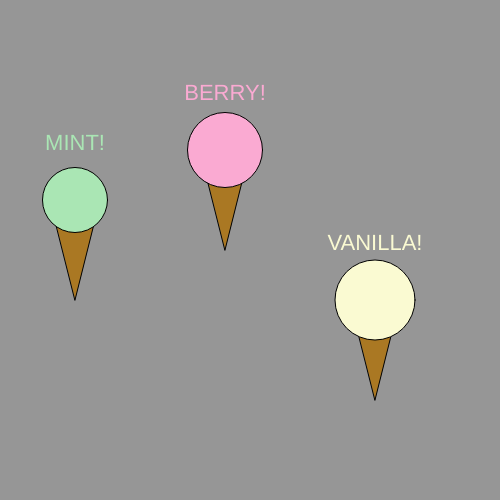
Frame 1 (no input)
Frame 60 (no input): identical to frame 1, image omitted
Frame 120 (the mouse pressed at the canvas centre since frame 60): identical to frame 1, image omitted

The p5.js sketch that drew this single still picture (run headless with seeded random() and noise() and a simulated clock; from frame 60 on, the mouse is pressed at the canvas centre):

// p5.js sketch
// ── sketch.js
/*
<><><><><><><><><><><><><><><><><><><><><><><><><><><><><><><>
User-Defined Functions PT.II -- Reusability
 Creating user-defined function for drawing ice cream cones...
 Building off prior example with another function.
 Press mouse to toggle on/off.
 ___________________________________
 FUNCTIONS HAVE THREE PARTS:
 * The word "function"
 * Function name
 * (Optional) parameters
 ___________________________________
 function functionName (parameters){
 statements;
 }
 <><><><><><><><><><><><><><><><><><><><><><><><><><><><><><><>
 */

 function setup() 
 {
   createCanvas(500, 500);
   textAlign(CENTER);
   textSize(22);
 }
 
 function draw() 
 {
   background(150);
   
   //call iceCream function with different arguments
   iceCream(50, 200, 65, 170, 230, 180, "MINT!"); //mint flavor
   iceCream(200, 150, 75, 250, 170, 210, "BERRY!"); //berry flavor
   iceCream(350, 300, 80, 250, 250, 210, "VANILLA!");  //vanilla flavor
 }
 
 function iceCream(x, y, diameter, r, g, b, flavor)
 {
   fill(170, 120, 35);
   triangle(x, y, x + 50, y, x + 25, y + 100);
   fill(r, g, b);
   ellipse(x + 25, y, diameter, diameter);
   text(flavor, x + 25, y - 50);
 }
